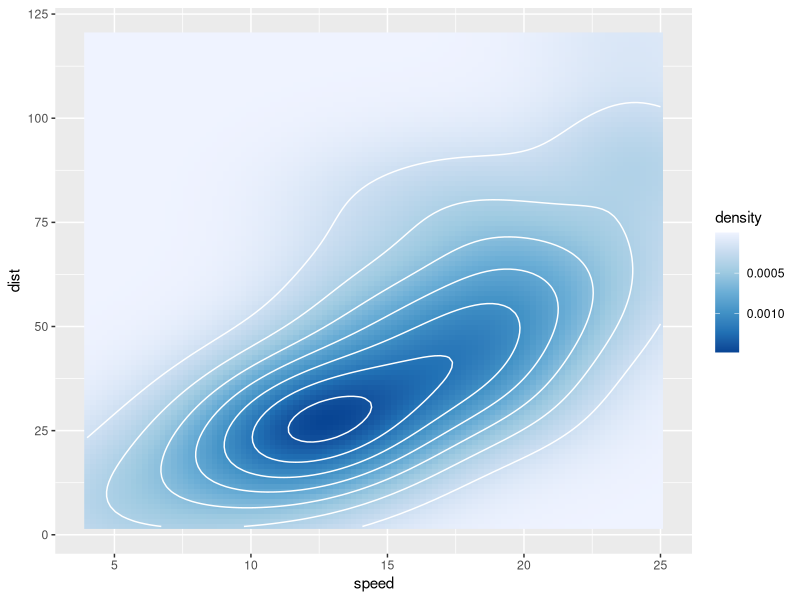

The R script that drew this image:
library(ggplot2)
ggplot(data = cars, aes(x = speed, y = dist)) + 
  stat_density_2d(aes(fill = ..density..),
                  geom = 'raster', contour = F) + 
  geom_density_2d(colour =  'white') +
  scale_fill_distiller(trans = 'reverse')